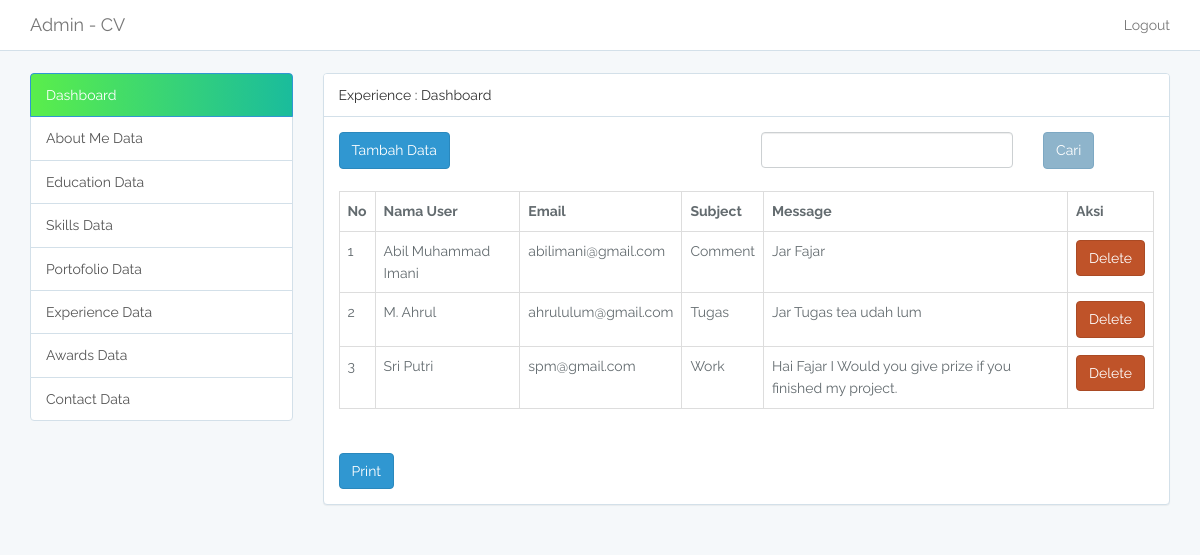
The app's page /cv_admin/dashboard.php?page=contact (signed in) with its own data.
### tables this page shows
CREATE TABLE `tb_contact` (
  `id` int(11) NOT NULL,
  `nama_user` varchar(30) NOT NULL,
  `email` varchar(30) NOT NULL,
  `subject` varchar(30) NOT NULL,
  `message` text NOT NULL
);

### cv_admin/contact.php (the view, shortened to what this page needs)
    <?php
    include_once "controller.php";
    $myFunction = new CV();
    $data = $myFunction->select("tb_contact");
    ?>
<div class="panel panel-default" id="panel-about">
<div class="panel-heading">Experience : Dashboard</div>
<div class="panel-body">
    <div class="row">
        <div class="col-sm-3">
            <a href="dashboard.php?page=addAwards" class="btn btn-primary">Tambah Data</a>
            <br>
            <br>
        </div>
        <div class="col-sm-4 col-sm-offset-3">
            <form method="post">
                <div class="form-group">
                    <input type="search" class="form-control" name="search"></button>
                </div>
        </div>
        <div class="col-sm-1">
            <button class="btn btn-info" name="getCari">Cari
        </div>
    </div>
    <table class="table table-hovered table-bordered table-responsive">
        <tr>
            <th>No</th>
            <th>Nama User</th>
            <th>Email</th>
            <th>Subject</th>
            <th>Message</th>
            <th>Aksi</th>
        </tr>
        <?php
        $no = 1;
        if(count($data) > 0){
            foreach($data as $ds){ ?>
                <tr>
                    <td><?= $no; ?></td>
                    <td><?= $ds['nama_user']; ?></td>
                    <td><?= $ds['email']; ?></td>
                    <td><?= $ds['subject']; ?></td>
                    <td><?= $ds['message']; ?></td>
                    <td colspan="2" class="text-center">
                        <a onclick="return confirm('Yakin Ingin Menghapus ?')" href="dashboard.php?page=contact&hapus&id=<?= $ds['id'] ?>" class="btn btn-danger" id="getDelete">Delete</a>
                    </td>
                </tr>
            <?php $no++; }
        }else{ ?>
            <tr>
                <td colspan="5" class="text-center">Tidak ada data</td>
            </tr>
        <?php }
        ?>
    </table>
    <br>
    <button class="btn btn-primary" onclick="<?= $data = $myFunction->toPdf() ?>">Print</button>
</div>
</div>

### records on screen
tb_contact: nama_user "Abil Muhammad Imani", email "abilimani@gmail.com", subject "Comment", message "Jar Fajar"
tb_contact: nama_user "M. Ahrul", email "ahrululum@gmail.com", subject "Tugas", message "Jar Tugas tea udah lum"
tb_contact: nama_user "Sri Putri", email "spm@gmail.com", subject "Work", message "Hai Fajar I Would you give prize if you finished my project."
